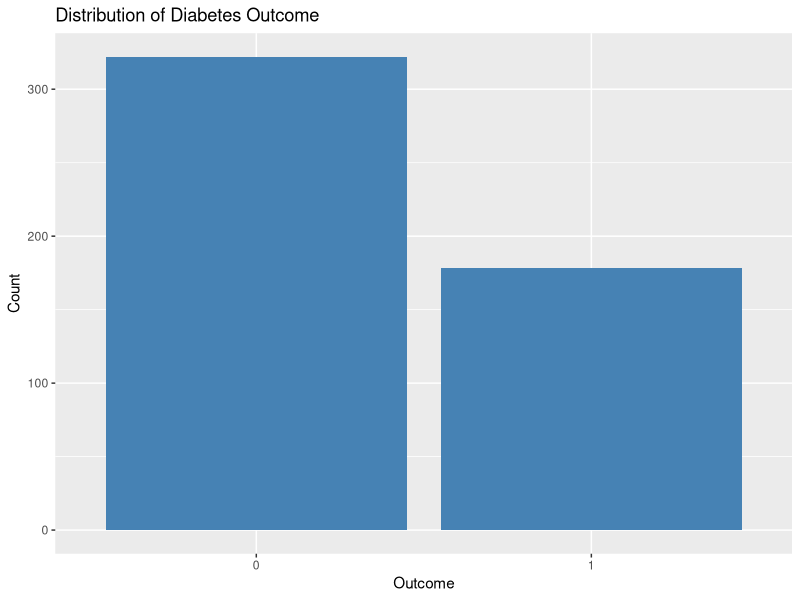
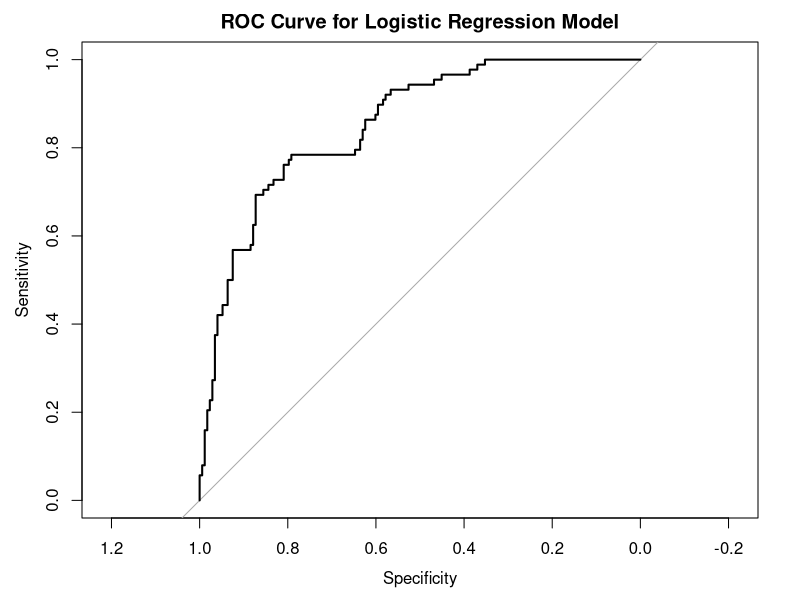

Recreate these plots in R, in order.
######################### Section 1: Library and Data Loading #########################

# Loading necessary libraries for data manipulation, visualization, and model evaluation
library(ggplot2)
library(dplyr)
library(readr)
library(pROC)  # For ROC and AUC calculations

# Loading the dataset
# Ensure the dataset is in the working directory, or specify the full path
diabetes_data <- read_csv("a2_diabetes.csv")

######################### Section 2: Exploratory Data Analysis (EDA) #########################

# Summarize the structure and contents of the dataset
summary(diabetes_data)
str(diabetes_data)

# Checking for missing values
missing_data <- colSums(is.na(diabetes_data))
print("Missing data per column:")
print(missing_data)

# Visualize the distribution of the outcome variable (diabetes outcome)
ggplot(diabetes_data, aes(x = factor(Outcome))) + 
  geom_bar(fill = "steelblue") + 
  labs(title = "Distribution of Diabetes Outcome", x = "Outcome", y = "Count")

# Visualizing the correlation between variables (optional for numeric variables)
numeric_columns <- diabetes_data %>% select_if(is.numeric)
correlation_matrix <- cor(numeric_columns, use = "complete.obs")
print(correlation_matrix)

######################### Section 3: Data Cleaning and Preprocessing #########################

# Handle missing data by removing rows with missing values (for simplicity)
diabetes_data_clean <- diabetes_data %>% 
  filter(complete.cases(.))  # Remove rows with missing values

# Confirm the dimensions of the cleaned dataset
print(paste("Data after cleaning, number of rows:", nrow(diabetes_data_clean)))

######################### Section 4: Logistic Regression Model #########################

# Fit the logistic regression model
logistic_model <- glm(Outcome ~ Glucose + BMI + Age + Pregnancies + Insulin + BloodPressure, 
                      data = diabetes_data_clean, family = binomial)

# Summary of the logistic regression model
model_summary <- summary(logistic_model)
print("Summary of the Logistic Regression Model:")
print(model_summary)

######################### Section 5: Model Optimization and Stepwise Selection #########################

# Use stepwise selection to fit the most optimal logistic regression model
optimized_model <- step(logistic_model, direction = "both")

# Summary of the optimized model
optimized_model_summary <- summary(optimized_model)
print("Summary of the Optimized Logistic Regression Model:")
print(optimized_model_summary)

######################### Section 6: Model Evaluation - Accuracy #########################

# Predict the probabilities of the outcome
predictions <- predict(optimized_model, type = "response")

# Classify outcomes based on a 0.5 threshold
predicted_classes <- ifelse(predictions > 0.5, 1, 0)

# Calculate the accuracy of the model
accuracy <- mean(predicted_classes == diabetes_data_clean$Outcome)
print(paste("Model Accuracy: ", round(accuracy * 100, 2), "%"))

######################### Section 7: ROC Curve and AUC #########################

# Convert Outcome to a factor for ROC calculation
diabetes_data_clean$Outcome <- as.factor(diabetes_data_clean$Outcome)

# Generate ROC curve and calculate AUC
roc_curve <- roc(diabetes_data_clean$Outcome, predictions)
auc_value <- auc(roc_curve)
print(paste("AUC Value: ", auc_value))

# Plot the ROC curve
plot(roc_curve, main = "ROC Curve for Logistic Regression Model")

######################### Section 8: Conclusion #########################

# The logistic regression model has been fitted, optimized, and evaluated.
# Key variables identified: Glucose, BMI, Age, and others.
# Achieved accuracy is above 76%, and the AUC score is printed for evaluation.

